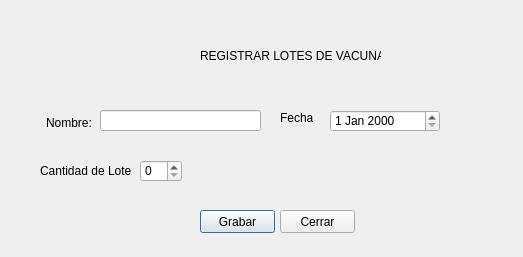
<?xml version="1.0" encoding="UTF-8"?>
<ui version="4.0">
 <class>FrmNewLotes</class>
 <widget class="QDialog" name="FrmNewLotes">
  <property name="geometry">
   <rect>
    <x>0</x>
    <y>0</y>
    <width>523</width>
    <height>257</height>
   </rect>
  </property>
  <property name="windowTitle">
   <string>Dialog</string>
  </property>
  <widget class="QLabel" name="label">
   <property name="geometry">
    <rect>
     <x>200</x>
     <y>40</y>
     <width>181</width>
     <height>31</height>
    </rect>
   </property>
   <property name="text">
    <string>REGISTRAR LOTES DE VACUNAS</string>
   </property>
  </widget>
  <widget class="QLabel" name="label_4">
   <property name="geometry">
    <rect>
     <x>280</x>
     <y>110</y>
     <width>61</width>
     <height>16</height>
    </rect>
   </property>
   <property name="text">
    <string>Fecha</string>
   </property>
  </widget>
  <widget class="QLineEdit" name="txtLote">
   <property name="geometry">
    <rect>
     <x>100</x>
     <y>110</y>
     <width>161</width>
     <height>21</height>
    </rect>
   </property>
  </widget>
  <widget class="QLabel" name="label_3">
   <property name="geometry">
    <rect>
     <x>46</x>
     <y>112</y>
     <width>51</width>
     <height>21</height>
    </rect>
   </property>
   <property name="text">
    <string>Nombre:</string>
   </property>
  </widget>
  <widget class="QLabel" name="label_5">
   <property name="geometry">
    <rect>
     <x>40</x>
     <y>150</y>
     <width>91</width>
     <height>41</height>
    </rect>
   </property>
   <property name="text">
    <string>Cantidad de Lotes</string>
   </property>
  </widget>
  <widget class="QPushButton" name="Grabar">
   <property name="geometry">
    <rect>
     <x>200</x>
     <y>210</y>
     <width>75</width>
     <height>23</height>
    </rect>
   </property>
   <property name="text">
    <string>Grabar</string>
   </property>
  </widget>
  <widget class="QPushButton" name="Cerrar">
   <property name="geometry">
    <rect>
     <x>280</x>
     <y>210</y>
     <width>75</width>
     <height>23</height>
    </rect>
   </property>
   <property name="text">
    <string>Cerrar</string>
   </property>
  </widget>
  <widget class="QDateEdit" name="lotFe">
   <property name="geometry">
    <rect>
     <x>330</x>
     <y>110</y>
     <width>110</width>
     <height>22</height>
    </rect>
   </property>
  </widget>
  <widget class="QSpinBox" name="cantLot">
   <property name="geometry">
    <rect>
     <x>140</x>
     <y>160</y>
     <width>42</width>
     <height>22</height>
    </rect>
   </property>
  </widget>
 </widget>
 <resources/>
 <connections/>
</ui>
